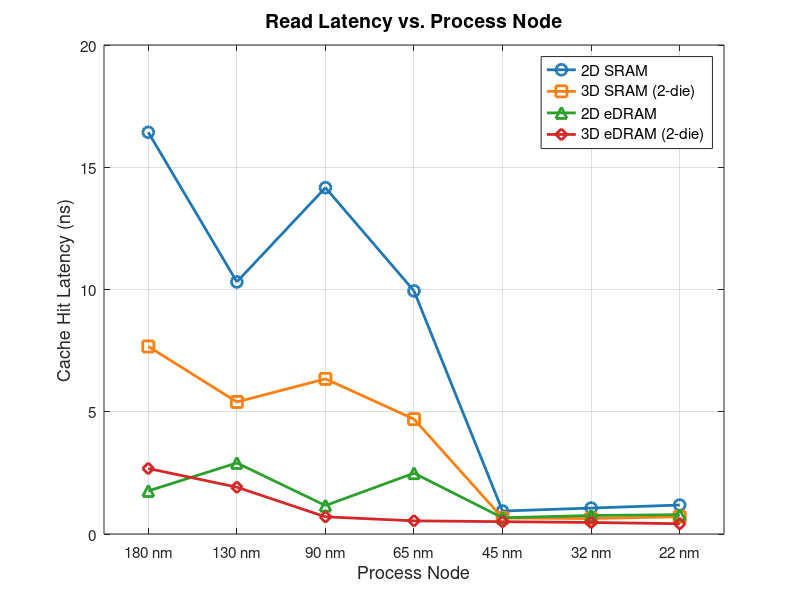

This figure's MATLAB source:
% fig02_read_latency_vs_node.m
% Read Latency (Cache Hit Latency) vs. Process Node — ESE5760 Final Project
% Data: DESTINY simulation, 2MB / 256-bit / Assoc=1 / LOP / 350K / WriteEDP

nodes = [180, 130, 90, 65, 45, 32, 22];   % nm
x = 1:numel(nodes);                        % equal-spacing display positions
node_labels = {'180 nm','130 nm','90 nm','65 nm','45 nm','32 nm','22 nm'};

lat_2D_SRAM  = [16.429, 10.311, 14.165, 9.942, 0.939, 1.061, 1.184];
lat_3D_SRAM  = [ 7.670,  5.401,  6.345, 4.698, 0.654, 0.633, 0.705];
lat_2D_eDRAM = [ 1.762,  2.907,  1.164, 2.488, 0.663, 0.757, 0.790];
lat_3D_eDRAM = [ 2.679,  1.915,  0.703, 0.538, 0.504, 0.472, 0.420];

figure('Position', [100 100 700 500]);

plot(x, lat_2D_SRAM,  '-o', 'Color', [0.122 0.467 0.706], 'LineWidth', 2, 'MarkerSize', 8); hold on;
plot(x, lat_3D_SRAM,  '-s', 'Color', [1.000 0.498 0.055], 'LineWidth', 2, 'MarkerSize', 8);
plot(x, lat_2D_eDRAM, '-^', 'Color', [0.173 0.627 0.173], 'LineWidth', 2, 'MarkerSize', 8);
plot(x, lat_3D_eDRAM, '-d', 'Color', [0.839 0.153 0.157], 'LineWidth', 2, 'MarkerSize', 8);

set(gca, 'XTick', x, 'XTickLabel', node_labels, 'FontSize', 11);
xlim([0.5 numel(nodes)+0.5]);
xlabel('Process Node', 'FontSize', 13);
ylabel('Cache Hit Latency (ns)', 'FontSize', 13);
title('Read Latency vs. Process Node', 'FontSize', 14, 'FontWeight', 'bold');
legend('2D SRAM', '3D SRAM (2-die)', '2D eDRAM', '3D eDRAM (2-die)', ...
       'Location', 'northeast', 'FontSize', 11);
grid on;
box on;

drawnow;
set(gcf, 'Renderer', 'painters');
print('-djpeg', '-r150', fullfile(fileparts(mfilename('fullpath')), '..', '..', 'plots', 'regular_node_sweep', 'fig02_read_latency_vs_node.jpg'));
